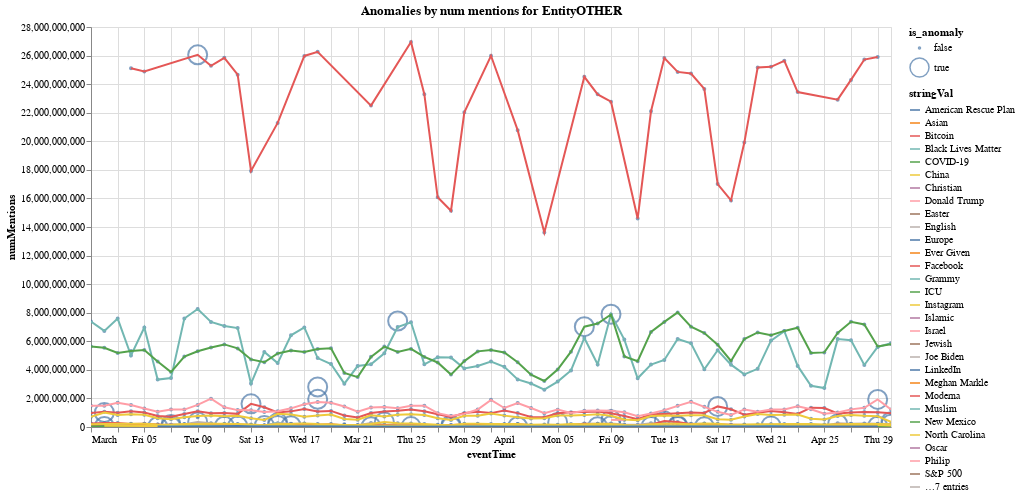

The notebook cell saved with this chart:
### Code cell
create_entity_count_charts_color(anoms, filter_terms=None, only_anom=True, category='EntityOTHER')

### Figure 1 — Vega-Lite specification as saved in the notebook (floating-point values rounded to 4 significant figures; data arrays with more than 128 entries replaced by an {"elided": "..."} marker saying what was removed)
{"config": {"view": {"continuousWidth": 400, "continuousHeight": 300}}, "layer": [{"mark": "point", "encoding": {"size": {"field": "is_anomaly", "type": "nominal"}, "tooltip": [{"field": "eventTime", "type": "temporal"}, {"field": "numMentions", "type": "quantitative"}, {"field": "is_anomaly", "type": "nominal"}, {"field": "anomaly_probability", "type": "quantitative"}, {"field": "stringVal", "type": "nominal"}, {"field": "avgMagnitude", "type": "quantitative"}], "x": {"field": "eventTime", "stack": null, "type": "temporal"}, "y": {"field": "numMentions", "stack": null, "type": "quantitative"}}, "height": 400, "selection": {"selector086": {"type": "interval", "bind": "scales", "encodings": ["x", "y"]}}, "width": 800}, {"mark": "line", "encoding": {"color": {"field": "stringVal", "type": "nominal"}, "tooltip": [{"field": "eventTime", "type": "temporal"}, {"field": "numMentions", "type": "quantitative"}, {"field": "is_anomaly", "type": "nominal"}, {"field": "anomaly_probability", "type": "quantitative"}, {"field": "stringVal", "type": "nominal"}, {"field": "avgMagnitude", "type": "quantitative"}], "x": {"field": "eventTime", "stack": null, "type": "temporal"}, "y": {"field": "numMentions", "stack": null, "type": "quantitative"}}, "height": 400, "selection": {"selector087": {"type": "interval", "bind": "scales", "encodings": ["x", "y"]}}, "title": "Anomalies by num mentions for EntityOTHER", "width": 800}], "data": {"name": "data-d60a7466f05e5662d7e449448ceda316"}, "$schema": "https://vega.github.io/schema/vega-lite/v4.17.0.json", "datasets": {"data-d60a7466f05e5662d7e449448ceda316": {"elided": "1148 records"}}}
